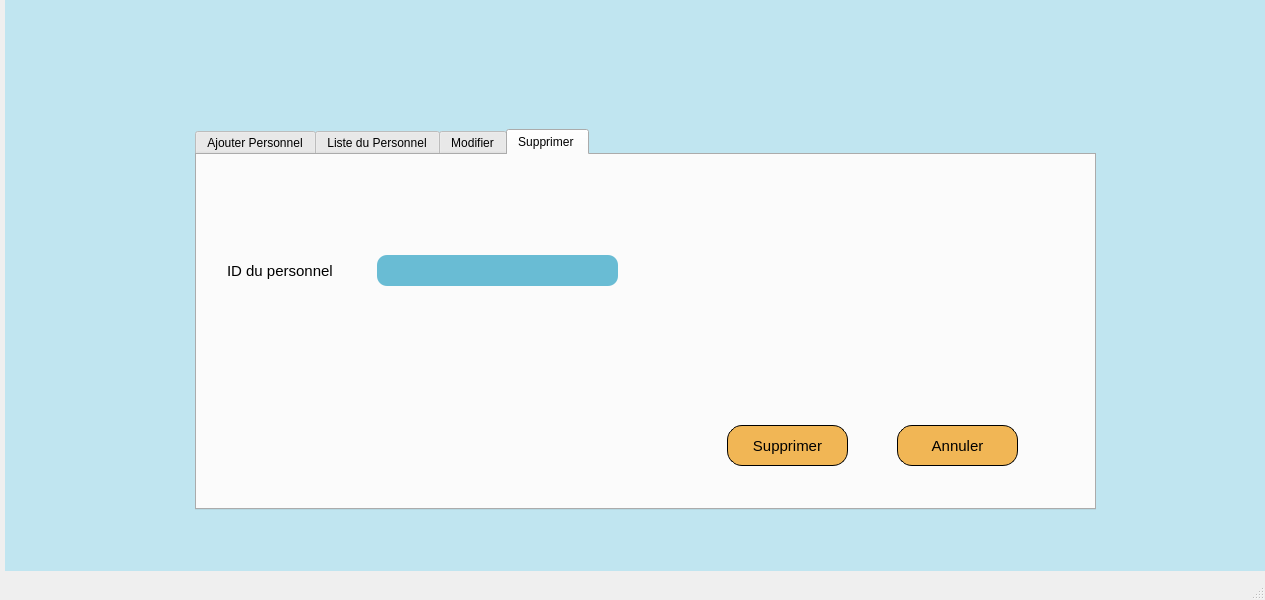
<?xml version="1.0" encoding="UTF-8"?>
<ui version="4.0">
 <class>MainWindow</class>
 <widget class="QMainWindow" name="MainWindow">
  <property name="geometry">
   <rect>
    <x>0</x>
    <y>0</y>
    <width>1265</width>
    <height>600</height>
   </rect>
  </property>
  <property name="windowTitle">
   <string>MainWindow</string>
  </property>
  <widget class="QWidget" name="centralwidget">
   <widget class="QLabel" name="label">
    <property name="geometry">
     <rect>
      <x>5</x>
      <y>0</y>
      <width>1261</width>
      <height>571</height>
     </rect>
    </property>
    <property name="styleSheet">
     <string notr="true">background-color: #C0E5F0 </string>
    </property>
    <property name="text">
     <string/>
    </property>
   </widget>
   <widget class="QStackedWidget" name="stackedWidget">
    <property name="geometry">
     <rect>
      <x>-1</x>
      <y>0</y>
      <width>1271</width>
      <height>571</height>
     </rect>
    </property>
    <widget class="QWidget" name="page">
     <widget class="QTabWidget" name="tabWidget">
      <property name="geometry">
       <rect>
        <x>196</x>
        <y>129</y>
        <width>901</width>
        <height>381</height>
       </rect>
      </property>
      <property name="whatsThis">
       <string>&lt;html&gt;&lt;head/&gt;&lt;body&gt;&lt;p&gt;&lt;br/&gt;&lt;/p&gt;&lt;/body&gt;&lt;/html&gt;</string>
      </property>
      <property name="currentIndex">
       <number>3</number>
      </property>
      <widget class="QWidget" name="tab">
       <property name="styleSheet">
        <string notr="true">#lineEdit,#lineEdit_nom,#lineEdit_prenom,#lineEdit_adresse,#lineEdit_tel,#lineEdit_7,#date_naissance{
background-color :  #69BCD4 ; 



   border: 0.25px solid black;
    border-radius: 10px;
    color: black; 
    font-size: 15px;
}

#ajouter,#pushButton_9{
background-color :  #F1B655; 



   border: 0.5px solid black;
    border-radius: 15px;
    color: solid black; 
    font-size: 15px;
}</string>
       </property>
       <attribute name="title">
        <string>Ajouter Personnel</string>
       </attribute>
       <widget class="QLineEdit" name="lineEdit_adresse">
        <property name="geometry">
         <rect>
          <x>200</x>
          <y>200</y>
          <width>181</width>
          <height>31</height>
         </rect>
        </property>
       </widget>
       <widget class="QLineEdit" name="lineEdit">
        <property name="geometry">
         <rect>
          <x>200</x>
          <y>50</y>
          <width>181</width>
          <height>31</height>
         </rect>
        </property>
       </widget>
       <widget class="QLabel" name="label_5">
        <property name="geometry">
         <rect>
          <x>140</x>
          <y>60</y>
          <width>21</width>
          <height>16</height>
         </rect>
        </property>
        <property name="font">
         <font>
          <pointsize>11</pointsize>
         </font>
        </property>
        <property name="text">
         <string>ID</string>
        </property>
       </widget>
       <widget class="QPushButton" name="pushButton_9">
        <property name="geometry">
         <rect>
          <x>690</x>
          <y>270</y>
          <width>121</width>
          <height>41</height>
         </rect>
        </property>
        <property name="text">
         <string>Annuler</string>
        </property>
       </widget>
       <widget class="QLabel" name="label_13">
        <property name="geometry">
         <rect>
          <x>100</x>
          <y>210</y>
          <width>71</width>
          <height>16</height>
         </rect>
        </property>
        <property name="font">
         <font>
          <pointsize>11</pointsize>
         </font>
        </property>
        <property name="text">
         <string>Adresse</string>
        </property>
       </widget>
       <widget class="QPushButton" name="ajouter">
        <property name="geometry">
         <rect>
          <x>690</x>
          <y>210</y>
          <width>121</width>
          <height>41</height>
         </rect>
        </property>
        <property name="text">
         <string>Ajouter</string>
        </property>
       </widget>
       <widget class="QLabel" name="label_14">
        <property name="geometry">
         <rect>
          <x>140</x>
          <y>260</y>
          <width>31</width>
          <height>16</height>
         </rect>
        </property>
        <property name="font">
         <font>
          <pointsize>11</pointsize>
         </font>
        </property>
        <property name="text">
         <string>Tel</string>
        </property>
       </widget>
       <widget class="QLabel" name="label_4">
        <property name="geometry">
         <rect>
          <x>20</x>
          <y>160</y>
          <width>151</width>
          <height>16</height>
         </rect>
        </property>
        <property name="font">
         <font>
          <pointsize>11</pointsize>
         </font>
        </property>
        <property name="text">
         <string>Date de naissance</string>
        </property>
       </widget>
       <widget class="QLabel" name="label_2">
        <property name="geometry">
         <rect>
          <x>40</x>
          <y>110</y>
          <width>131</width>
          <height>20</height>
         </rect>
        </property>
        <property name="font">
         <font>
          <pointsize>11</pointsize>
         </font>
        </property>
        <property name="text">
         <string>Nom et Prénom</string>
        </property>
       </widget>
       <widget class="QLineEdit" name="lineEdit_tel">
        <property name="geometry">
         <rect>
          <x>200</x>
          <y>250</y>
          <width>181</width>
          <height>31</height>
         </rect>
        </property>
       </widget>
       <widget class="QLineEdit" name="lineEdit_nom">
        <property name="geometry">
         <rect>
          <x>200</x>
          <y>100</y>
          <width>181</width>
          <height>31</height>
         </rect>
        </property>
       </widget>
       <widget class="QLineEdit" name="date_naissance">
        <property name="geometry">
         <rect>
          <x>200</x>
          <y>150</y>
          <width>181</width>
          <height>31</height>
         </rect>
        </property>
       </widget>
       <widget class="QLabel" name="label_9">
        <property name="geometry">
         <rect>
          <x>470</x>
          <y>170</y>
          <width>141</width>
          <height>141</height>
         </rect>
        </property>
        <property name="text">
         <string/>
        </property>
       </widget>
      </widget>
      <widget class="QWidget" name="tab_2">
       <property name="styleSheet">
        <string notr="true">#pdf,#recherche,#stat{
background-color :  #F1B655; 



   border: 0.5px solid black;
    border-radius: 15px;
    color: solid black; 
    font-size: 15px;
}</string>
       </property>
       <attribute name="title">
        <string>Liste du Personnel</string>
       </attribute>
       <widget class="QTableView" name="tableView">
        <property name="geometry">
         <rect>
          <x>70</x>
          <y>30</y>
          <width>771</width>
          <height>241</height>
         </rect>
        </property>
       </widget>
       <widget class="QPushButton" name="recherche">
        <property name="geometry">
         <rect>
          <x>130</x>
          <y>290</y>
          <width>121</width>
          <height>41</height>
         </rect>
        </property>
        <property name="text">
         <string>Recherche</string>
        </property>
       </widget>
       <widget class="QPushButton" name="pdf">
        <property name="geometry">
         <rect>
          <x>400</x>
          <y>290</y>
          <width>121</width>
          <height>41</height>
         </rect>
        </property>
        <property name="text">
         <string>PDF</string>
        </property>
       </widget>
       <widget class="QPushButton" name="stat">
        <property name="geometry">
         <rect>
          <x>650</x>
          <y>290</y>
          <width>121</width>
          <height>41</height>
         </rect>
        </property>
        <property name="text">
         <string>Statistiques</string>
        </property>
       </widget>
      </widget>
      <widget class="QWidget" name="tab_3">
       <property name="styleSheet">
        <string notr="true">#lineEdit_2,#lineEdit_nom_2,#lineEdit_prenom_2,#lineEdit_adresse_2,#lineEdit_tel_2,#lineEdit_7,#date_naissance_2{
background-color :  #69BCD4 ; 



   border: 0.25px solid black;
    border-radius: 10px;
    color: black; 
    font-size: 15px;
}

#modifier,#pushButton_10{
background-color :  #F1B655; 



   border: 0.5px solid black;
    border-radius: 15px;
    color: solid black; 
    font-size: 15px;
}</string>
       </property>
       <attribute name="title">
        <string>Modifier</string>
       </attribute>
       <widget class="QLabel" name="label_8">
        <property name="geometry">
         <rect>
          <x>140</x>
          <y>50</y>
          <width>21</width>
          <height>16</height>
         </rect>
        </property>
        <property name="font">
         <font>
          <pointsize>11</pointsize>
         </font>
        </property>
        <property name="text">
         <string>ID</string>
        </property>
       </widget>
       <widget class="QLineEdit" name="lineEdit_2">
        <property name="geometry">
         <rect>
          <x>200</x>
          <y>40</y>
          <width>181</width>
          <height>31</height>
         </rect>
        </property>
       </widget>
       <widget class="QLabel" name="label_15">
        <property name="geometry">
         <rect>
          <x>140</x>
          <y>250</y>
          <width>31</width>
          <height>16</height>
         </rect>
        </property>
        <property name="font">
         <font>
          <pointsize>11</pointsize>
         </font>
        </property>
        <property name="text">
         <string>Tel</string>
        </property>
       </widget>
       <widget class="QLineEdit" name="lineEdit_nom_2">
        <property name="geometry">
         <rect>
          <x>200</x>
          <y>90</y>
          <width>181</width>
          <height>31</height>
         </rect>
        </property>
       </widget>
       <widget class="QPushButton" name="modifier">
        <property name="geometry">
         <rect>
          <x>470</x>
          <y>290</y>
          <width>121</width>
          <height>41</height>
         </rect>
        </property>
        <property name="text">
         <string>Modifier</string>
        </property>
       </widget>
       <widget class="QLineEdit" name="date_naissance_2">
        <property name="geometry">
         <rect>
          <x>200</x>
          <y>140</y>
          <width>181</width>
          <height>31</height>
         </rect>
        </property>
       </widget>
       <widget class="QLineEdit" name="lineEdit_tel_2">
        <property name="geometry">
         <rect>
          <x>200</x>
          <y>240</y>
          <width>181</width>
          <height>31</height>
         </rect>
        </property>
       </widget>
       <widget class="QLabel" name="label_10">
        <property name="geometry">
         <rect>
          <x>30</x>
          <y>100</y>
          <width>131</width>
          <height>16</height>
         </rect>
        </property>
        <property name="font">
         <font>
          <pointsize>11</pointsize>
         </font>
        </property>
        <property name="text">
         <string> Nom et Prénom</string>
        </property>
       </widget>
       <widget class="QLabel" name="label_11">
        <property name="geometry">
         <rect>
          <x>20</x>
          <y>150</y>
          <width>151</width>
          <height>16</height>
         </rect>
        </property>
        <property name="font">
         <font>
          <pointsize>11</pointsize>
         </font>
        </property>
        <property name="text">
         <string>Date de naissance</string>
        </property>
       </widget>
       <widget class="QLineEdit" name="lineEdit_adresse_2">
        <property name="geometry">
         <rect>
          <x>200</x>
          <y>190</y>
          <width>181</width>
          <height>31</height>
         </rect>
        </property>
       </widget>
       <widget class="QLabel" name="label_16">
        <property name="geometry">
         <rect>
          <x>100</x>
          <y>200</y>
          <width>71</width>
          <height>16</height>
         </rect>
        </property>
        <property name="font">
         <font>
          <pointsize>11</pointsize>
         </font>
        </property>
        <property name="text">
         <string>Adresse</string>
        </property>
       </widget>
       <widget class="QPushButton" name="pushButton_10">
        <property name="geometry">
         <rect>
          <x>720</x>
          <y>290</y>
          <width>121</width>
          <height>41</height>
         </rect>
        </property>
        <property name="text">
         <string>Annuler</string>
        </property>
       </widget>
       <widget class="QTableView" name="tableView_2">
        <property name="geometry">
         <rect>
          <x>435</x>
          <y>30</y>
          <width>441</width>
          <height>241</height>
         </rect>
        </property>
       </widget>
      </widget>
      <widget class="QWidget" name="tab_4">
       <property name="styleSheet">
        <string notr="true">#supprimer,#pushButton_20{
background-color :  #F1B655; 



   border: 0.5px solid black;
    border-radius: 15px;
    color: solid black; 
    font-size: 15px;
}</string>
       </property>
       <attribute name="title">
        <string>Supprimer </string>
       </attribute>
       <widget class="QLineEdit" name="supp_id">
        <property name="geometry">
         <rect>
          <x>180</x>
          <y>100</y>
          <width>241</width>
          <height>31</height>
         </rect>
        </property>
        <property name="styleSheet">
         <string notr="true">background-color :  #69BCD4 ; 



   border: 0.25px solid black;
    border-radius: 10px;
    color: black; 
    font-size: 15px;</string>
        </property>
       </widget>
       <widget class="QPushButton" name="supprimer">
        <property name="geometry">
         <rect>
          <x>530</x>
          <y>270</y>
          <width>121</width>
          <height>41</height>
         </rect>
        </property>
        <property name="text">
         <string>Supprimer</string>
        </property>
       </widget>
       <widget class="QPushButton" name="pushButton_20">
        <property name="geometry">
         <rect>
          <x>700</x>
          <y>270</y>
          <width>121</width>
          <height>41</height>
         </rect>
        </property>
        <property name="text">
         <string>Annuler</string>
        </property>
       </widget>
       <widget class="QLabel" name="label_7">
        <property name="geometry">
         <rect>
          <x>30</x>
          <y>100</y>
          <width>131</width>
          <height>31</height>
         </rect>
        </property>
        <property name="font">
         <font>
          <pointsize>11</pointsize>
         </font>
        </property>
        <property name="text">
         <string>ID du personnel</string>
        </property>
       </widget>
       <widget class="QLabel" name="label_12">
        <property name="geometry">
         <rect>
          <x>640</x>
          <y>40</y>
          <width>141</width>
          <height>131</height>
         </rect>
        </property>
        <property name="text">
         <string/>
        </property>
       </widget>
      </widget>
     </widget>
     <widget class="QLabel" name="label_6">
      <property name="geometry">
       <rect>
        <x>10</x>
        <y>0</y>
        <width>141</width>
        <height>141</height>
       </rect>
      </property>
      <property name="text">
       <string/>
      </property>
     </widget>
    </widget>
    <widget class="QWidget" name="page_2"/>
   </widget>
  </widget>
  <widget class="QMenuBar" name="menubar">
   <property name="geometry">
    <rect>
     <x>0</x>
     <y>0</y>
     <width>1265</width>
     <height>26</height>
    </rect>
   </property>
  </widget>
  <widget class="QStatusBar" name="statusbar"/>
 </widget>
 <resources/>
 <connections/>
</ui>
